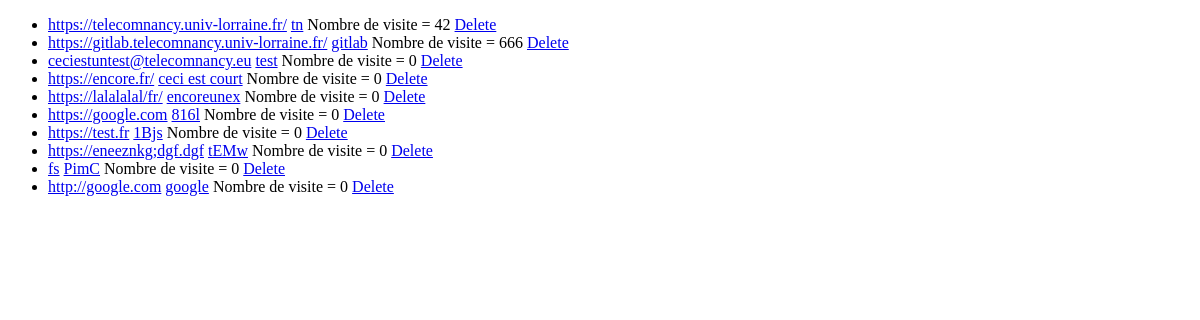
Page /display on the earlier database version.
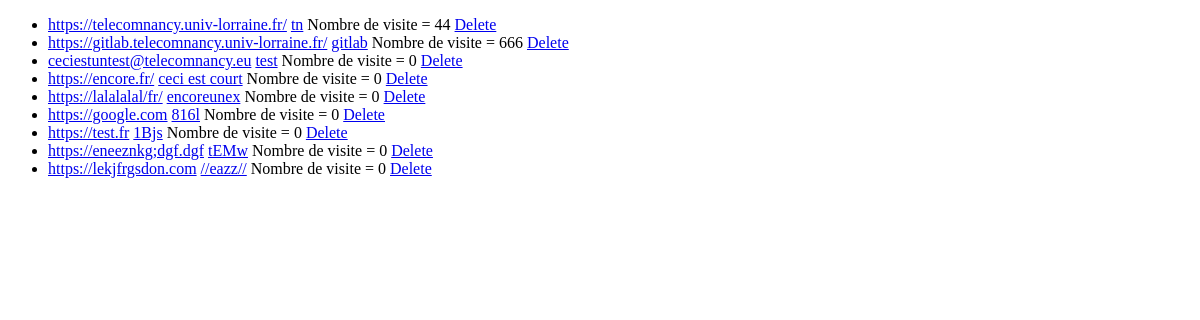
Same page on the later database version.
### tables this page shows
CREATE TABLE link (
long_url TEXT PRIMARY KEY,
short_url TEXT UNIQUE,
visite INTEGER DEFAULT 0
);

### app.py (the view)
@app.route("/display")
def display():
    data = GetDisplayData()
    return render_template("display.html",liste = data)

### app.py (called while the page is built)
def getdb():
    db = getattr( g,'_database',None)
    if db is None:
        db = g._databse = sqlite3.connect("short_urls.db")
    return db

def GetDisplayData():
    db = getdb()
    c = db.cursor()
    c.execute("SELECT * FROM link")
    data = c.fetchall()
    return data

### templates/display.html
{% extends 'layout.html' %}
{% block body %}
<ul>
    {%for element in liste%}
        <li>
            <a href="{{element[0]}}">{{element[0]}}</a>
            <a href="{{element[1]}}">{{element[1]}}</a>
            <a>Nombre de visite = {{element[2]}}</a>
            <a class="prob-button" href="/display/delete/{{element[1]}}">Delete</a>
        </li>
    {%endfor%}
</ul>
{% endblock %}

Differences in the rows shown:
removed link: long_url "fs", short_url "PimC", visite "0"
removed link: long_url "http://google.com", short_url "google", visite "0"
changed link "https://telecomnancy.univ-lorraine.fr/": visite "42" → "44"
added link: long_url "https://lekjfrgsdon.com", short_url "//eazz//", visite "0"
